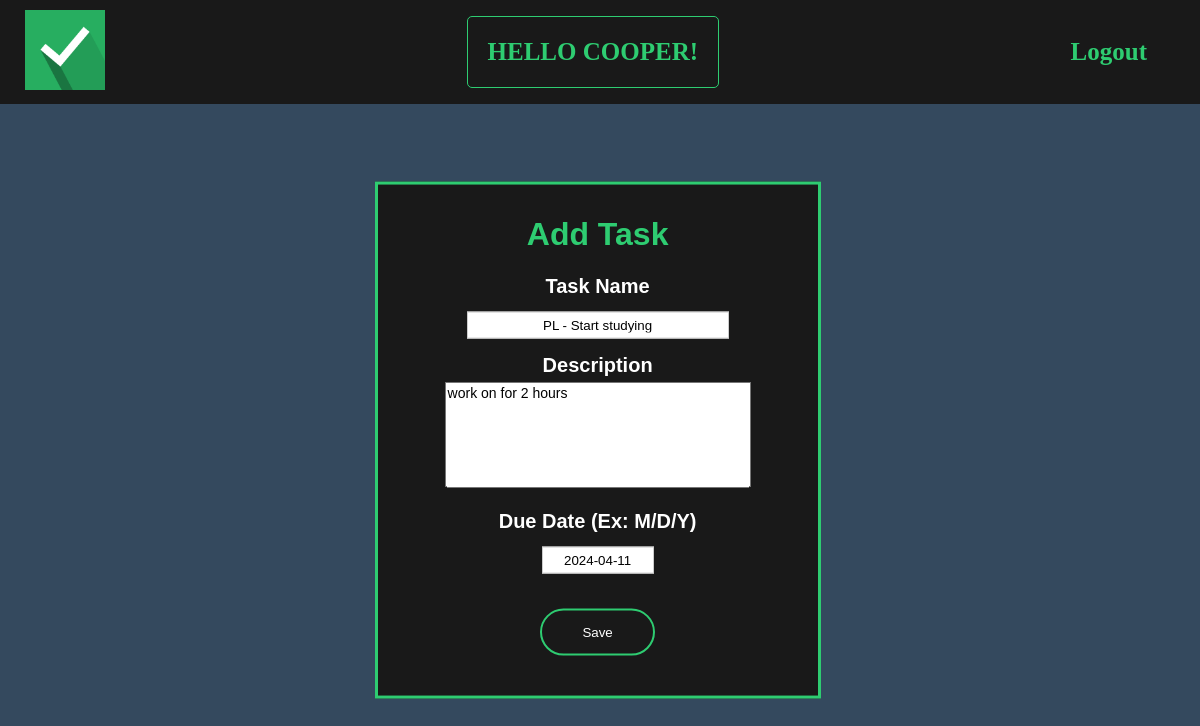
The page /task/45/update (signed in) on the database its author committed.
### todo/models.py (models this page shows, shortened)
class Task(models.Model):
    username = models.ForeignKey(User, on_delete=models.CASCADE, null=True, blank=True)
    title = models.CharField(max_length=100)
    desc = models.TextField(null=True, blank=True)
    due_date = models.DateField(auto_now_add=False, auto_now=False, blank=False)
    class Meta:
        ordering = ['due_date']

### todo/views.py (the view)
# urls.py: path('task/<int:pk>/update', update_task, name='update-task'),
@login_required
def update_task(request, pk):
    task = Task.objects.get(pk=pk)
    if request.method == 'POST':
        form = TaskForm(request.POST, instance=task)
        if form.is_valid():
            form.save()
            return redirect('todo:detail', task.pk)
    else:
        form = TaskForm(instance=task)
    context = {
        'task':task, 'form':form
    }
    return render(request, 'todo/task-form.html', context)

### todo/forms.py
class TaskForm(forms.ModelForm):
    class Meta:
        model = Task
        fields = ['title', 'desc', 'due_date']

### todo/templates/todo/task-form.html (shortened to what this page needs)
{% extends 'todo/main.html' %}
{% block body %}
    <div class="task-form">
        <form method="POST">
            <h1>Add Task</h1>
            <div class="form">
                <label type="text" for="title">Task Name</label>
            </div>
            <div class="boxes1">
                {{ form.title }}
            </div>
            <div class="form">
                <label type="text" for="description">Description</label>
            </div>
            <div class="boxes">
                {{ form.desc }}
            </div>
            <div class="form">
                <label type="text" for="date">Due Date (Ex: M/D/Y)</label>
            </div>
            <div class="boxes2">
                {{ form.due_date }}
            </div>
            <button type="submit">Save</button>
        </form>
    </div>
{% endblock %}

### todo/templates/todo/main.html (shortened to what this page needs)
{% load static %}
<!DOCTYPE html>
<html lang="en">
<head>
    <link rel="stylesheet" href="{% static 'todo/style.css' %}">
</head>
<body>
    <nav class="navbar">
        <div class="navdiv">
            <div class="logo">
                <a href="{% url 'todo:task' %}">
                    <img src="{% static 'todo/logo.png' %}">
                </a>
            </div>
            <div class="welcome">
                <h2>Hello {{ user.username }}!</h2>
            </div>
            <div class="logout">
                {% if user.is_authenticated %}
                <a href="{% url 'todo:logout' %}">Logout</a>
                {% endif %}
            </div>
        </div>
    </nav>
    <div class="box">
        {% block body %}
        {% endblock %}
    </div>
</body>
</html>

### todo/static/todo/style.css (style rules this page uses)
* { text-decoration: none; }
body { margin: 0; padding: 0; font-family: sans-serif; background: #34495e; }
.navbar { background: #191919; font-family: calibri; padding-right: 15px; padding-left: 15px; }
.navdiv { display: flex; align-items: center; justify-content: space-between; }
.logo a img { width: 80px; height: 80px; padding: 10px; }
.welcome { border: 1px solid #2ecc71; border-radius: 5px; align-content: center; }
.welcome h2 { color: #2ecc71; text-transform: uppercase; font-weight: 600; font-size: 25px; padding-left: 20px; padding-right: 20px; }
.logout a { color: #2ecc71; font-weight: 600; font-size: 25px; border-bottom: 2px solid transparent; padding-right: 38px; }
.box { width: 400px; padding-top: 10px; padding-right: 20px; padding-left: 20px; padding-bottom: 20px; position: absolute; top: 55%; left: 49.8%; transform: translate(-50%,-50%); border: 3px solid #2ecc71; background: #191919; text-align: center; word-wrap: break-word; }
.task-form h1 { color: #2ecc71; }
.form label { font-weight: bold; color: #fff; margin-top: 5px; text-align: right; font-size: 20px; }
.boxes { border-radius: 4px; font-size: 30px; padding-top: 5px; padding-bottom: 15px; }
.boxes1 { border-radius: 4px; font-size: 30px; padding-top: 5px; padding-bottom: 15px; }
.boxes2 { border-radius: 4px; font-size: 30px; padding-top: 5px; padding-bottom: 15px; }
.boxes1 input[type="text"] { width: 250px; padding: 5px; border: 1px solid #ccc; text-align: center; }
.boxes textarea { resize: none; height: 100px; width: 300px; font-family: Arial, sans-serif; font-size: 14px; }
.boxes2 input[type="text"] { width: 100px; padding: 5px; border: 1px solid #ccc; text-align: center; }
.task-form button { border:0; background: none; display: inline-block; margin: 20px auto; text-align: center; border: 2px solid #2ecc71; padding: 14px 40px; outline: none; color: white; border-radius: 24px; transition: 0.25s; cursor: pointer; }

### rows shown on the page
Task: title "PL - Start studying", desc "work on for 2 hours", due_date "2024-04-11"

### other values the page prints
{{ user.username }} "COOPER"
